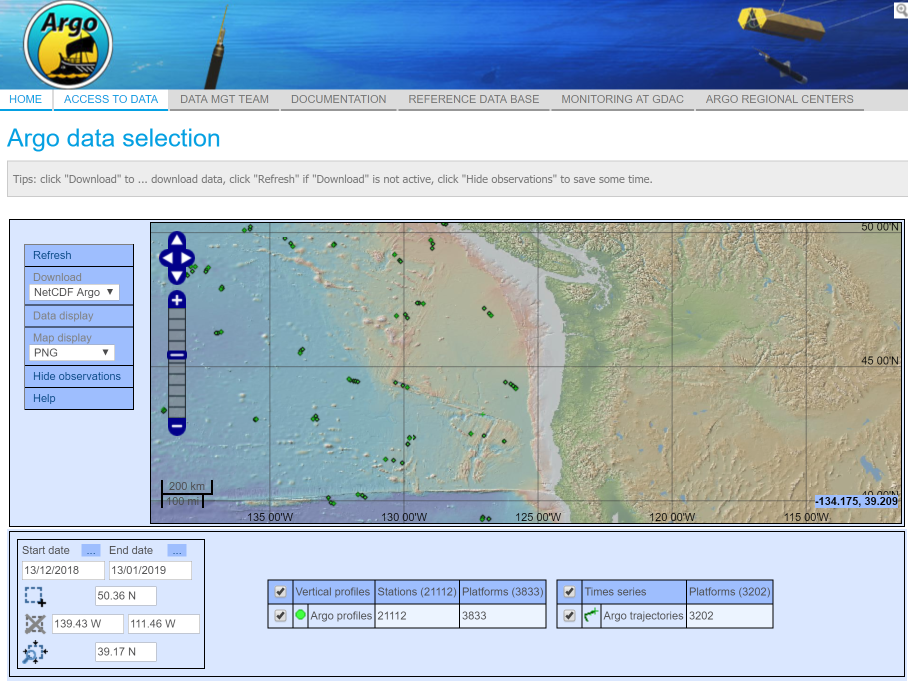
#> input picture argo/coriolis.png, 1815 x 1362 px (shown at 1/2 size)
$ jupyter execute --allow-errors argo.ipynb   (shell and % lines are left out)   (older library calls are emulated)
#> lines starting #> are read from the running program, lines starting #| are printed output that depends on the picture
# argo

## ocean drifter array

### ARGO references

- [GitHub pyARGO](https://github.com/castelao/pyARGO) Rob is not convinced this is complete enough to be useful...
- [UCSD ARGO Informational FAQ](http://www.argo.ucsd.edu/Data_FAQ.html#RorD)
- [Coriolis map-based data selection tool](http://www.argodatamgt.org/Access-to-data/Argo-data-selection)
- [xarray lesson that works with ARGO data](https://rabernat.github.io/research_computing/xarray.html)

### Related references

- [My reference notebooks on Python, NetCDF, ipyleaflet, xarray and more](https://github.com/pangeo-data/cmr)
  - This repository also provides a number of additional useful references

[cell 1]
import timeit
from datetime import timedelta
from matplotlib import pyplot as plt
import pandas as pd
import netCDF4
import xarray as xr
import numpy as np
from ipywidgets import *                # interactivity
from traitlets import dlink             # interactivity
import sys
import os
from pathlib import Path

# geoscience tools
import utm

# from osgeo import gdal
# from pygeotools.lib import iolib,timelib


home_d = str(Path.home()) + '/'
data_d = home_d + 'data/'             # A non-repository location for datasets of interest

def dirobj(obj): return [x for x in dir(obj) if not x.startswith('_')]

def lsal(path=''):
    import os
    return os.popen('ls -al ' + path).readlines()

# [12 lines left out: function ShowGitHubImage, not called in this run]

def ShowLocalImage(path, filename, width, height):
#> called with path = './', filename = 'coriolis.png', width = 800, height = 620
    from PIL import Image
    f = path + '/' + filename
    return Image.open(f).resize((width,height),Image.ANTIALIAS)
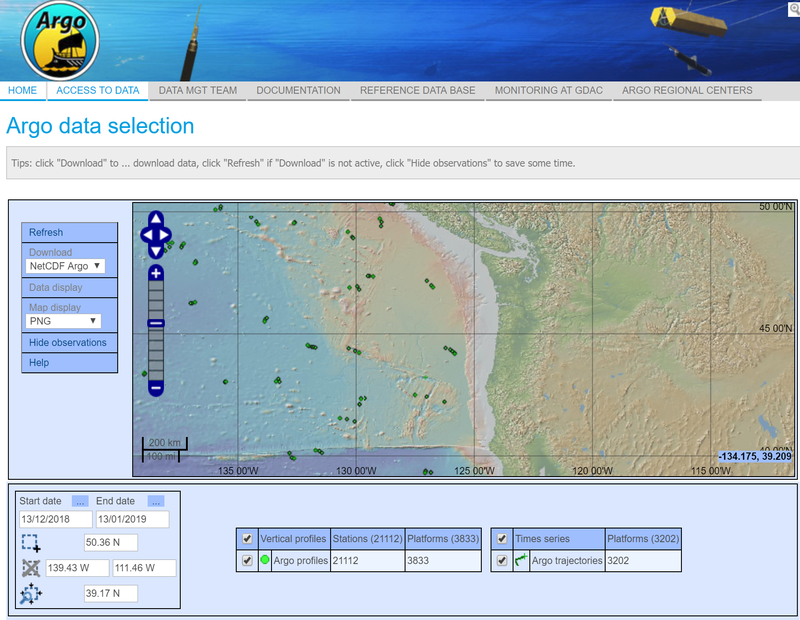
#> returned value: PIL image 800x620 RGB; mean R, G, B 170.7, 186.8, 199.8

# Test either of the 'Show Image' functions
# ShowGitHubImage('robfatland', 'othermathclub', 'images/cellular', 'conus_textile_shell_2.png', home_d, 'ctextile.jpg', 450, 250)
# ShowLocalImage(home_d, 'ctextile.jpg', 450, 250)

[cell 2]
argo_d = data_d + 'argo/'
ShowLocalImage('./','coriolis.png',800,620)

Coriolis interface: An ARGO data selection tool. Stipulate a bounding box and time range; the interface will
report back with something like this:

```
We are processing your data request.
The data will be delivered: ftp://ftp.ifremer.fr/ifremer/coriolis/tmp/co0501/DataSelection_20190113_173353_7389235.tgz
```

### Details on selecting a dataset using coriolis

- Use the map interface to select (yellow rectangle) a bounding box.
- Use the time box to select a time range
- Click on Refresh (control left of map), wait for Query to complete
- Make sure pop-ups are unblocked for this page; then click **Download** to open the Data Selection dialog
  - Enter your email, click the 'Extract your data' button; you receive...
    - an ftp URL in your browser
    - a 'processing' confirmation email
    - a 'data ready' email with a link to the dataset
  - While the data is accumulating you can log in to the ftp server and navigate to .../co0501
    - Here find a prep directory that will eventually be converted to a .tgz file
      - In our example ```DataSelection_20190113_173353_7389235```
      - There the NetCDF files accumulate, apparently ten at a time... eventually to fulfill the request
      - The NetCDF files can be pulled directly from this location (see example in cell below)

I searched using the bounding box shown below, time range Jan 1 2016 to -- Jan 13 2019.
The resulting ftp server URL was

```
ftp://ftp.ifremer.fr/ifremer/coriolis/tmp/co0501/DataSelection_20190113_173353_7389235.tgz
```

This file may expire after some hours (the ftp server then returns merely ```221 Goodbye```). So it
is possible to ignore the ```.tgz```

[cell 3]
ShowLocalImage('./','coriolis2.png',800,400)
#> call 2 of ShowLocalImage, with path = './', filename = 'coriolis2.png', width = 800, height = 400
#> in ShowLocalImage (call 2), `f = path + '/' + filename`: f = './/coriolis2.png'
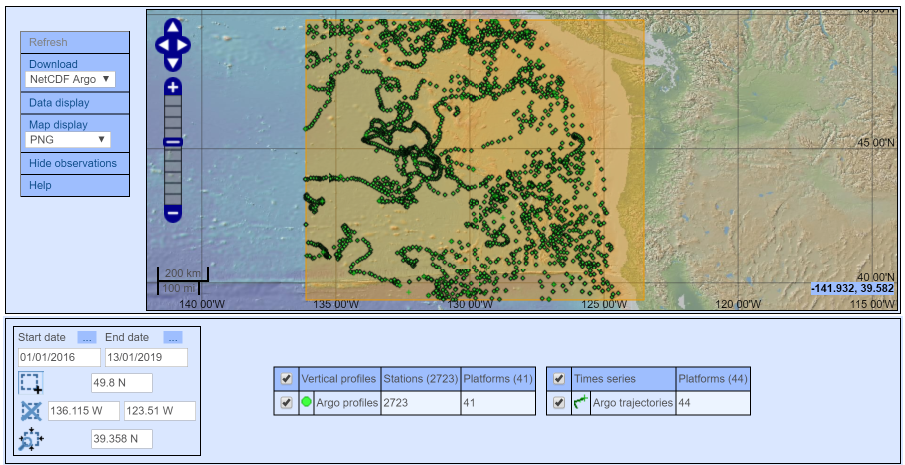
#> input picture argo/coriolis2.png, 1809 x 930 px (shown at 1/2 size)
#> in ShowLocalImage (call 2), `return Image.open(f).resize((width,height),Image.ANTIALIAS)`:
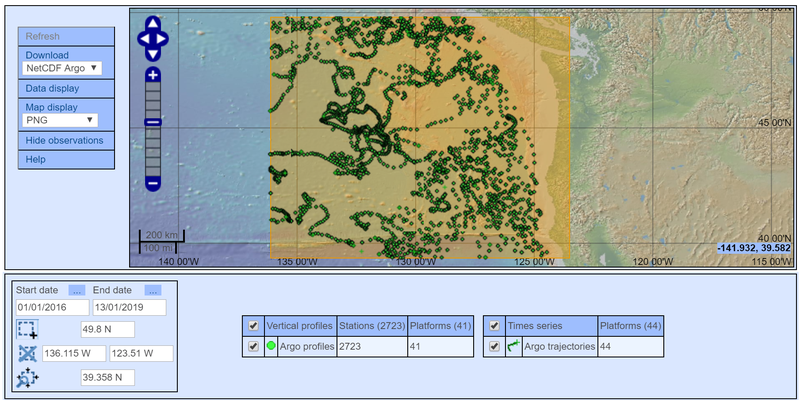
#> returned value: PIL image 800x400 RGB; mean R, G, B 172.9, 180, 175.7

***Coriolis interface showing locations of argo profiles in the search bounding box over 3 years***

[cell 4]
if False:
    # A typical search returns an ftp URL like this:
    #   ftp://ftp.ifremer.fr/ifremer/coriolis/tmp/co0501/DataSelection_20190113_173353_7389235.tgz
    from ftplib import FTP
    dataIDString = '20190113_173353_7389235'
    myIDString = argo_d + 'ARGO_2016_001_2019_013.tgz'
    ftp = FTP('ftp.ifremer.fr')
    ftp.login()                                        # anonymous
    ftp.cwd('ifremer/coriolis/tmp/co0501/')
    ftp.retrlines('LIST DataSelection_' + dataIDString + '.tgz')
    ftp.retrbinary('RETR DataSelection_' + dataIDString + '.tgz', open(myIDString, 'wb').write)
    ftp.quit()

# Another approach using wget is simpler:
if False:
    !wget ftp://ftp.ifremer.fr/ifremer/coriolis/tmp/co0501/DataSelection_20190113_173353_7389235.tgz

# code to unzip and untar result files
# retvalue = os.popen('gunzip ' + c + '.tgz').readlines()
# retvalue = os.popen('tar -xvf ' + c + '.tar').readlines()
# !tar -xvf coriolis_profiles.tgz
# !rm /data/argo/coriolis_profiles.tgz
# !mkdir /data/argo/profiles
# !mkdir /data/argo/trajectories

[cell 5]
# Using (Linux) 'wget' to pull NetCDF files directly from the server
# !wget ftp://ftp.ifremer.fr/ifremer/coriolis/tmp/co0501/DataSelection_20190113_173353_7389235/*nc

### Large ARGO dataset approach

We translate the **NetCDF** data files (one associated with each drifter) to xarray DataSets. Two methods:

- Use ```xarray.open_mfdataset('*.nc')``` to create a single DataSet ```argo``` that spans *all* the drifters
- Use a for-loop to create a list of DataSets ```argo[]```

Here we use the latter, which is a bit cumbersome requiring iterators to loop over the list.
The single DataSet approach is not easy to implement. It throws the error

```ValueError: too many different dimensions to concatenate: {'N_LEVELS', 'N_HISTORY', 'N_PROF'}```

This is a reflection of the heterogeneous nature of the ARGO array, i.e. many independent sensor platforms.

[cell 6]
# This is code to accumulate filenames for the list approach to the full profile dataset
#   Files containing 'profiles' in the filename are just that
#   Files containing 'trajectory' are smaller files associated with drift tracks (I believe)

sumProfiles, argo, fnms, r = 0, [], [], lsal(argo_d + '*profile*.nc')
#> sumProfiles = 0; argo = []; fnms = []; r = []
for a in r:
    c = a.split()[8]
    if c not in fnms:
        fnms.append(c);
        argo.append(xr.open_mfdataset(c))
        sumProfiles += len(argo[-1].N_PROF.values)
#> this loop made 0 passes
#> after the loop, sumProfiles = 0

print('From', len(fnms), 'ARGO .nc files we have', sumProfiles, 'profiles')
#| From 0 ARGO .nc files we have 0 profiles

## ARGO Python package

As a reminder there is an argo Python package that one could investigate

```
from argo.argo import profile_from_nc
from argo.utils import download_testdata
datafile = download_testdata('20150127_prof.nc')
```

## ARGO Data

The main ARGO data resource is a pair of Global Data Assembly Centers (GDACs) in US and France.
The data are in NetCDF format and one should use 'D' files when possible (in contrast with 'R' files):
The D files have been post-processed (quality control).

There are other ways to access ARGO data besides downloading the netCDF files from the GDACs.
There are gridded fields and velocity products available as well as data viewers developed to look
at the ARGO dataset. To look at individual float data, use the individual float description tool at Coriolis.
To select a group of floats within a certain region or time, use one of the data selection tools to the right.
There is also a beginner's guide to ARGO data.

#> (a cell that did not finish here is left out)

[cell 8]

# this is a check that CTD data are present in the passed DataSet d
#   Note also that 'hasattr(obj, parameter)' is also a way of filtering the data for other types of observation
#   provided you know what they are called.
def HasCTD(d): return(hasattr(d, 'PRES_ADJUSTED') and hasattr(d, 'TEMP_ADJUSTED') and hasattr(d, 'PSAL_ADJUSTED'))

# print(type(d['TEMP_ADJUSTED'])) will indicate an xarray DataArray
# print(d['TEMP_ADJUSTED'].values) will print temperatures in deg C across all profiles and their depths

# Using the sub-plot mechanism we show both temperature and salinity with depth
fig,ax = plt.subplots(2,1)
fig.set_size_inches(9,16)
for i in range(len(argo)):
    this = argo[i]
    if HasCTD(this):
        for j in range(len(this.N_PROF.values)):
            temp = this.TEMP_ADJUSTED[j].values
            pressure = this.PRES_ADJUSTED[j].values
            salinity = this.PSAL_ADJUSTED[j].values
            ax[0].plot(pressure, temp, color='b')
            ax[1].plot(pressure, salinity, color='g')
    else: print('dataset', i, 'has a CTD error; file is', fnms[i])

[cell 9]
# Using the sub-plot mechanism we show both temperature and salinity with depth
# Using nested slider widgets the Drifter / Dataset slider selects one of our ARGO drifters
#   and the Profile slider adjusts its allowed range to the number of profiles for that drifter.
# This also uses a Checkbox() to allow you to switch to un-ADJUSTED versions of the data. In
#   some case this is all that is available (see ARGO index 23 for example).
# The code allows you to switch _ADJUSTED on and off without resetting the ARGO / PROFILE counter.

dsI = 0
profile = 0
useAdjusted = True

# [29 lines left out: functions TCPlot, ProfileSelector, not called in this run]

#> (the rest of this cell did not finish here and is left out)

[cell 10]
# The above is suggestive of stacking profiles with little offsets

#> (a cell that did not finish here is left out)

#> (a cell that did not finish here is left out)

#> (a cell that did not finish here is left out)

#> (a cell that did not finish here is left out)

[cell 15]
nAcross = 2
nDown = int(len(argo)/2.+0.5)
#> nDown = 0

nDown = 10

fig,axes = plt.subplots(nDown, nAcross)
fig.set_size_inches(12,40)

# for p in range(len(argo)):
#> (the rest of this cell did not finish here and is left out)
